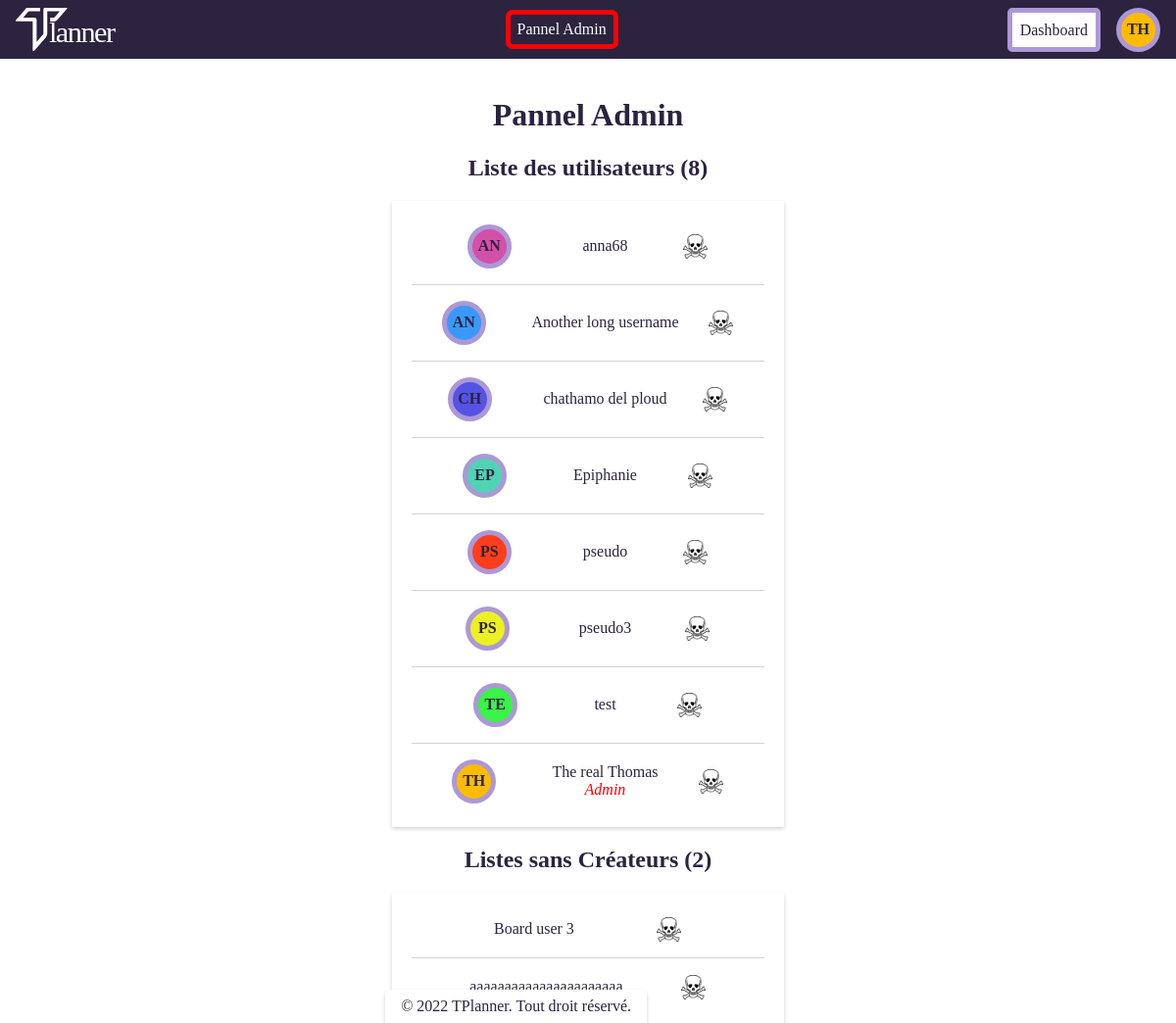
/admin~LP9fsDOQnEuHPRbTHfn5.php (signed in), run on the app's committed database.
### tables this page shows
CREATE TABLE IF NOT EXISTS `users` (
  `id` int(11) NOT NULL AUTO_INCREMENT,
  `username` varchar(50) NOT NULL,
  `password` varchar(100) NOT NULL,
  `mail` varchar(50) NOT NULL,
  `role` text,
  `dateCreation` date NOT NULL,
  `color` varchar(7) NOT NULL DEFAULT '#50d3b5',
  PRIMARY KEY (`id`)
);

CREATE TABLE IF NOT EXISTS `boards` (
  `id` int(11) NOT NULL AUTO_INCREMENT,
  `label` varchar(50) NOT NULL,
  `lastChange` datetime DEFAULT NULL,
  `environnement_id` int(11) DEFAULT NULL,
  `user_id` int(11) DEFAULT NULL,
  PRIMARY KEY (`id`),
  KEY `id_environnement` (`environnement_id`),
  KEY `id_user` (`user_id`),
  CONSTRAINT `boards_ibfk_1` FOREIGN KEY (`environnement_id`) REFERENCES `environnements` (`id`),
  CONSTRAINT `boards_ibfk_2` FOREIGN KEY (`user_id`) REFERENCES `users` (`id`)
);

### Controllers/AdminController.php (called while the page is built, shortened)
<?php
class AdminController extends Controller
{
	public function index()
	{
		$um = new UsersManager();
		$users = $um->findAll();
		$bm = new BoardsManager();
		$boards = $bm->getOrphan();
		$this->view('admin.php', [
			'users' => $users,
			'boards' => $boards,
		]);
	}
}

### Public/admin~LP9fsDOQnEuHPRbTHfn5.php (called while the page is built, shortened)
<?php
require_once 'autoloader.php';
$controller = new Controllers\AdminController();
isset($_GET["user"]) ? $controller->deleteUser($_GET["user"]) : $controller->index();

### app/AbstractManager.php (called while the page is built, shortened)
<?php
abstract class AbstractManager
{
    private static $connection;
    protected static function connect()
    {
        self::$connection = DAO::connect();
    }
    protected static function select($sql, $params = null, $multiple = true)
    {
        try {
            $stmt = self::$connection->prepare($sql);
            $stmt->execute($params);
            if ($multiple) {
                return $stmt->fetchAll();
            }
            return $stmt->fetch();
        } catch (PDOException $e) {
            echo $e->getMessage();
        }
    }
}

### Models/UsersManager.php (called while the page is built, shortened)
<?php
    class UsersManager extends AbstractManager
    {
        private static $classname = "Models\User";
        public function findAll(){
            $sql = "SELECT * FROM users ORDER BY username";
            return self::getResults(
                self::select($sql, null, true),
                self::$classname
            );
        }
    }
?>

### Public/autoloader.php (called while the page is built, shortened)
<?php
abstract class Autoloader{
    public static function autoload($class)
    {
        $parts = preg_split('#\\\#', $class);
			$className = array_pop($parts);
			$path = implode(DS, $parts);
			$file = $className.'.php';
			$filepath = ROOT.$path.DS.$file;
    }
}

### app/DAO.php (called while the page is built, shortened)
<?php
    abstract class DAO{
        protected static $link;
        public static function connect(){
            try{
                self::$link = self::$link ?? (new \PDO("mysql:host=".self::DB_HOST.";port=3306;".
                                                        " dbname=".self::DB_NAME,
                                                        self::DB_USER,
                                                        self::DB_PASS,
                                                    [
                                                        \PDO::ATTR_ERRMODE => \PDO::ERRMODE_EXCEPTION,
                                                        \PDO::ATTR_DEFAULT_FETCH_MODE => \PDO::FETCH_ASSOC
                                                    ]));
                return self::$link;
            }
            catch(\PDOException $e) {
                echo APP_ENV === "dev"
                        ?  $e->getMessage()
                        :  "An error occured";
                die();
            }
        }
    }

### Models/User.php (called while the page is built, shortened)
<?php
class User extends AbstractEntity
{
	private $id;
	private $username;
	private $role;
	private $color;
	public function getId()
	{
		return $this->id;
	}
	public function setId($id)
	{
		$this->id = $id;
		return $this;
	}
	public function getRole()
	{
		return $this->role;
	}
	public function setRole($role)
	{
		$this->role = $role;
		return $this;
	}
	public function getUsername()
	{
		return $this->username;
	}
	public function setUsername($username)
	{
		$this->username = $username;
		return $this;
	}
	public function getColor()
	{
		return $this->color;
	}
	public function setColor($color)
	{
		$this->color = $color;
		return $this;
	}
}

### Models/Board.php (called while the page is built, shortened)
<?php
class Board extends AbstractEntity
{
    private $id;
    private $label;
    public function getId()
    {
        return $this->id;
    }
    public function setId($id)
    {
        $this->id = $id;
        return $this;
    }
    public function getLabel()
    {
        return $this->label;
    }
    public function setLabel($label)
    {
        $this->label = $label;
        return $this;
    }
}

### Models/BoardsManager.php (called while the page is built, shortened)
<?php
class BoardsManager extends AbstractManager
{
    private static $classname = "Models\Board";
    public function getOrphan()
    {
        $sql = "SELECT * FROM boards WHERE user_id IS NULL";
        return self::getResults(
            self::select($sql, null, true),
            self::$classname
        );
    }
}

### Public/Views/admin.php (the view, shortened to what this page needs)
<!DOCTYPE html>
<html lang="en">
<head>
  <link rel="stylesheet" href="<?= CSS_PATH ?>/style.css">
</head>
<body>
  <header>
    <?php require_once 'layout/header.php'; ?>
  </header>
  <main id="admin">
    <div class="admin_container">
      <div class="admin">
        <h1>Pannel Admin</h1>
        <h2>Liste des utilisateurs (<?= count($data['users']) ?>)</h2><a href="user.php?id="></a>
        <div class='users'>
        <?php
            foreach($data['users'] as $user)
            {
              $isBanned = in_array("user",json_decode($user->getRole())) ? null : "<span class='disabled'>(disabled)</span>";
              $isAdmin = in_array("admin",json_decode($user->getRole())) ? "<span class='adminSpan'>Admin</span>" : null;
                echo "<div class='user'>
                <span class='icon'>
                  <span style='background-color:".$user->getColor()."'>".strtoupper(substr($user->getUsername(),0,2))."</span>
                </span>
                <a href='user.php?id={$user->getid()}'>{$user->getUsername()} {$isBanned} {$isAdmin}</a><span class='delete' ><a href='admin~LP9fsDOQnEuHPRbTHfn5.php?user={$user->getId()}'><img src='".IMG_PATH."/skull.png' id='{$user->getId()}'></a></span>
                </div>";
            }
        ?>
        </div>
        <h2>Listes sans Créateurs (<?= count($data['boards']) ?>)</h2><a href="user.php?id="></a>
        <div class='users'>
        <?php
            foreach($data['boards'] as $board)
            {
                echo "<div class='user'>
                <a href='board.php?id={$board->getId()}'>{$board->getLabel()}</a><span class='delete' id='{$board->getId()}'><a href='board?id={$board->getId()}'><img src='".IMG_PATH."/skull.png'></a></span>
                      </div>";
            }
        ?>
        </div>
      </div>
    </div>
  </main>
  <?php require_once 'layout/footer.php'; ?>
</body>
</html>

### Public/Views/layout/header.php
<nav>
  <a href="index.php"><img src="<?= IMG_PATH?>TPlanner_logo.svg" alt=""></a>
  <?php
    if(isset($_SESSION)){
      if(isset($_SESSION['user'])){
        if(in_array("admin",json_decode($_SESSION['user']->getRole()))){
          echo "<div id='adminButton'><a href=admin~LP9fsDOQnEuHPRbTHfn5.php class='redBorder'>Pannel Admin</a></div>";
        }
        echo  "<div id='headerContainer'>
                <div><a href='dashboard.php'>Dashboard</a></div>
                <span class='icon'>
                  <span style='background-color:".$_SESSION['user']->getColor()."'>".strtoupper(substr($_SESSION['user']->getUsername(),0,2))."</span>
                </span>
                <div id='popUpProfile' class='modalMenu'>
                  <p>Compte</p>
                  <ul>
                    <li><a href='dashboard.php'>DashBoard</a></li>
                    <li><a href='user.php'>Profil</a></li>
                    <li><a href='login.php?act=logout'>Se Déconnecter</a></li>
                  </ul>
                </div>
              </div>";
      }else{
        echo  "<div id='headerConnection'>
                <a href='register.php' class='whiteBorder'>S'inscrire</a>
                <a href='login.php' class='purpleBorder'>Se connecter</a>
              </div>";
      }
    }else{
      echo  "<div id='headerConnection'>
              <a href='register.php' class='whiteBorder'>S'inscrire</a>
              <a href='login.php' class='purpleBorder'>Se connecter</a>
            </div>";
    }
  ?>
</nav>

### Public/Assets/css/style.css (style rules this page uses)
:root { box-sizing: border-box; --main-color: #2C233F; --secondary-color : #AC98D6; --third-color : #594D6C; --box-shadow : 0 2px 4px lightgray; --gradient : linear-gradient(90deg, rgba(89,77,108,1) 0%, rgba(125,92,175,1) 100%); }
body { margin: 0; font-family: "Berlin Sans FB"; color:var(--main-color); }
.redBorder { border: 5px solid red; border-radius: 7px; }
a:link, a:visited { text-decoration: none; }
nav { display: flex; justify-content: space-between; background-color: var(--main-color); height: 60px; align-items: center; }
nav a { height: 0; }
nav img { height: 45px; filter: invert(100%) sepia(15%) saturate(2%) hue-rotate(352deg) brightness(112%) contrast(100%); transform: translate(-0,-50%); margin-left: 1em; }
#headerContainer { display: flex; position: relative; }
#headerContainer div:first-child { display: flex; flex-direction: column; justify-content: center; padding: 0 0.5em; margin-right: 1em; border: 5px solid var(--secondary-color); background-color: white; border-radius: 5px; }
#headerContainer div:first-child a { transform: translateY(-0.5em); color: var(--main-color); }
.icon { display: flex; align-items: center; cursor: pointer; user-select: none; margin-right: 1em; }
.icon span:not(.tooltiptext) { display: flex; align-items: center; justify-content: center; height: 35px; width: 35px; border-radius: 50px; font-weight: bold; border: 5px solid var(--secondary-color); }
#headerConnection a,#adminButton a { width: 105px; height: 30px; text-decoration: none; display: inline-block; display: flex; align-items: center; justify-content: center; margin-right: 1em; }
#headerConnection a:first-child,#adminButton a { color: white; }
a { color: var(--main-color) }
.delete img { height: 25px; width: 25px; cursor: pointer; margin-top: 1px; margin-right: 1px; }
#admin .adminSpan { color: red; font-style: italic; }
#admin { text-align: center; }
#admin .user { display: flex; justify-content: space-evenly; margin: 0 auto; padding: 1em 0; width: 90%; border-bottom: 1px solid lightgrey; }
#admin .user:last-child { border: none; }
#admin .users { box-shadow: var(--box-shadow); width: 400px; margin: auto; padding: 0.5em 0; }
#admin .user a,#admin .user span { display: flex; flex-direction: column; justify-content: center; }

### data on the page
users: username "TH", username "The real Thomas", role "Admin"
users: username "AN", username "anna68"
users: username "AN", username "Another long username"
users: username "CH", username "chathamo del ploud"
users: username "EP", username "Epiphanie"
users: username "PS", username "pseudo"
users: username "PS", username "pseudo3"
users: username "TE", username "test"
boards: label "Board user 3"
boards: label "aaaaaaaaaaaaaaaaaaaaaa"

### other printed values
count($data['users']) "8"
count($data['boards']) "2"
